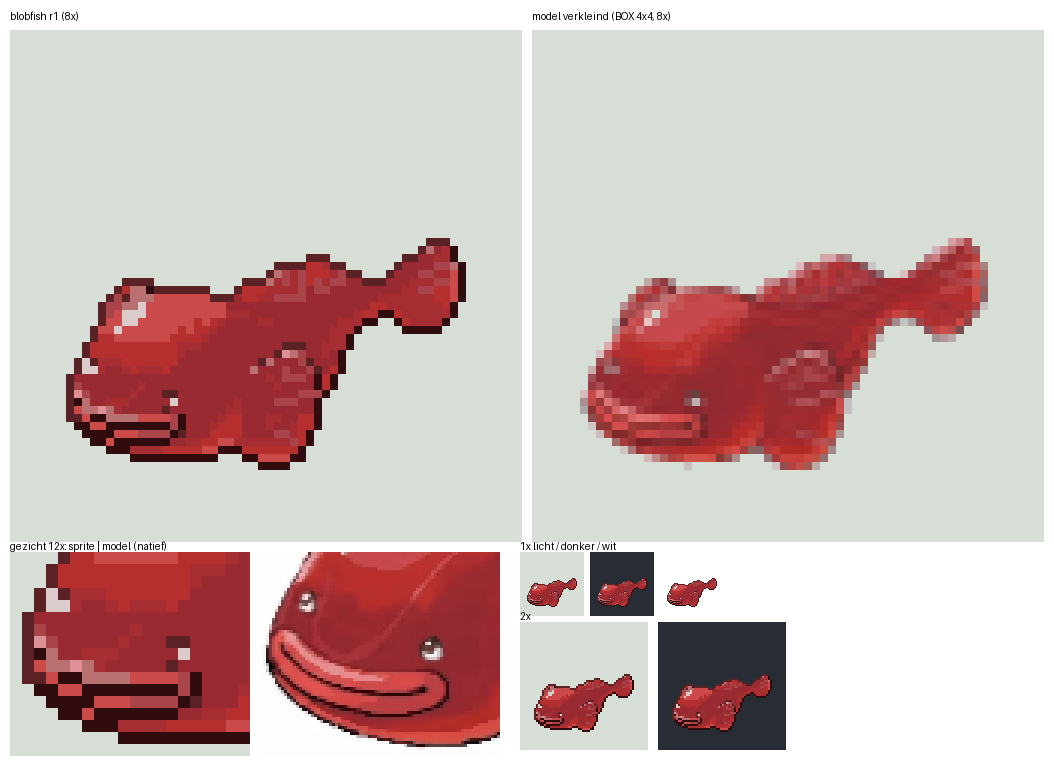

Python code for this plot:
# vel.py: sprite 8x | model verkleind (BOX van de natieve 4x4-blokken, zelfde plaats) 8x | gezicht 12x sprite naast model | 1x licht en donker
import numpy as np; from PIL import Image, ImageDraw
SP='blobfish_r1.png'; OY,OX,ymin,xmin,y0,x0=np.load('kaal_info.npz')['geo']
n=Image.open('natief.png').convert('RGB'); s=Image.open(SP)
def rgba(p,bgc):
    b=Image.new('RGBA',(64,64),bgc+(255,)); b.alpha_composite(p.convert('RGBA')); return b.convert('RGB')
# model op dezelfde plaats: natief vanaf (OX+4*(xmin-x0), OY+4*(ymin-y0)), 256x256 -> 64x64
nx=OX+4*(xmin-x0); ny=OY+4*(ymin-y0)
big=Image.new('RGB',(256+abs(nx)+4,256+abs(ny)+4),(255,255,255)); big.paste(n,(max(0,-nx),max(0,-ny)))
m=big.crop((max(0,nx),max(0,ny),max(0,nx)+256,max(0,ny)+256)).resize((64,64),Image.BOX)
ma=np.asarray(m).copy(); ma[ma.min(2)>=200]=(214,222,214); m=Image.fromarray(ma)
LG=(214,222,214); DG=(40,44,52)
z=8; W=64*z
v=Image.new('RGB',(2*W+30,W+40+17*12+20),'white'); d=ImageDraw.Draw(v)
v.paste(rgba(s,LG).resize((W,W),Image.NEAREST),(10,30)); d.text((10,10),'blobfish r1 (8x)',fill='black')
v.paste(m.resize((W,W),Image.NEAREST),(W+20,30)); d.text((W+20,10),'model verkleind (BOX 4x4, 8x)',fill='black')
X0,Y0,X1,Y1=6,38,26,55; zz=12
gs=rgba(s,LG).crop((X0,Y0,X1,Y1)).resize(((X1-X0)*zz,(Y1-Y0)*zz),Image.NEAREST)
ax=nx+4*X0; ay=ny+4*Y0
gm=big.crop((max(0,nx)+4*X0,max(0,ny)+4*Y0,max(0,nx)+4*X1,max(0,ny)+4*Y1)).resize(((X1-X0)*zz,(Y1-Y0)*zz),Image.NEAREST)
yy=W+40; v.paste(gs,(10,yy)); v.paste(gm,(10+gs.size[0]+10,yy)); d.text((10,yy-12),'gezicht 12x: sprite | model (natief)',fill='black')
xx=10+2*gs.size[0]+30
v.paste(rgba(s,LG),(xx,yy)); v.paste(rgba(s,DG),(xx+70,yy)); v.paste(rgba(s,(255,255,255)),(xx+140,yy)); d.text((xx,yy-12),'1x licht / donker / wit',fill='black')
v.paste(rgba(s,LG).resize((128,128),Image.NEAREST),(xx,yy+70)); v.paste(rgba(s,DG).resize((128,128),Image.NEAREST),(xx+138,yy+70)); d.text((xx,yy+58),'2x',fill='black')
v.save('vel.png'); print(v.size)
